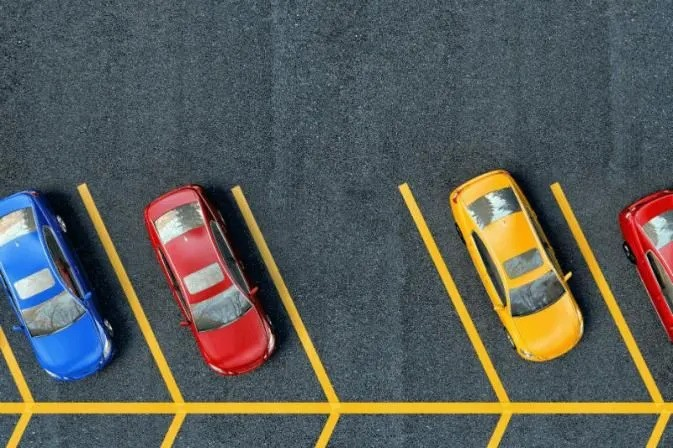
#> input picture please.jpg, 673 x 448 px
$ python app.py
#> lines starting #> are read from the running program, lines starting #| are printed output that depends on the picture; after the words box and inside, x2 and y2 are one past the last pixel; in counts of white or black regions, pixels touching at a corner belong together
import cv2
import pickle
from skimage.feature import hog
from skimage import color
from sklearn.svm import LinearSVC
from sklearn.preprocessing import StandardScaler
from sklearn.pipeline import Pipeline
import numpy as np

with open("model.pkl", "rb") as file:
#> (reads model.pkl from the repository)
    model = pickle.load(file)

def extract_hog(image):
    # Data guaranteed 64x64x3 — just convert to gray, no resize needed
    image = color.rgb2gray(image)
    return hog(
        image,
        orientations=9,
        pixels_per_cell=(8, 8),
        cells_per_block=(2, 2),
        block_norm='L2-Hys'
    )

def sliding_window(image, step_size, window_size=(64, 64)):
    h, w = image.shape[:2]
    for y in range(0, h - window_size[1], step_size):
        for x in range(0, w - window_size[0], step_size):
            yield (x, y, image[y:y + window_size[1], x:x + window_size[0]])

def image_pyramid(image, scale=1.25, min_size=(64, 64)):
    yield image
    while True:
        w = int(image.shape[1] / scale)
        h = int(image.shape[0] / scale)
        if w < min_size[0] or h < min_size[1]:
            break
        image = cv2.resize(image, (w, h))
        yield image

def non_max_suppression(boxes, scores, overlap_thresh=0.15):
    if len(boxes) == 0:
        return []
    boxes  = np.array(boxes,  dtype=np.float32)
    scores = np.array(scores, dtype=np.float32)
    x1, y1, x2, y2 = boxes[:,0], boxes[:,1], boxes[:,2], boxes[:,3]
    areas  = (x2 - x1 + 1) * (y2 - y1 + 1)
    order  = scores.argsort()[::-1]
    keep   = []
    while order.size > 0:
        i = order[0]
        keep.append(i)
        xx1 = np.maximum(x1[i], x1[order[1:]])
        yy1 = np.maximum(y1[i], y1[order[1:]])
        xx2 = np.minimum(x2[i], x2[order[1:]])
        yy2 = np.minimum(y2[i], y2[order[1:]])
        w    = np.maximum(0.0, xx2 - xx1 + 1)
        h    = np.maximum(0.0, yy2 - yy1 + 1)
        overlap = (w * h) / areas[order[1:]]
        order   = order[np.where(overlap <= overlap_thresh)[0] + 1]
    return keep

def detect_and_count(image, model,
                     scale=1.25,
                     step=32,              # FIX 2: was 16, bigger step = less redundancy
                     window=(64, 64),
                     threshold=1.0,        # FIX 4: was 0.5, LinearSVC scores need higher bar
                     overlap_thresh=0.15): # FIX 3: was 0.35, suppress more aggressively

    detections, scores = [], []
    scale_factor = 1.0

    for resized in image_pyramid(image, scale=scale):
        for (x, y, crop) in sliding_window(resized, step, window):
            if crop.shape[:2] != (window[1], window[0]):
                continue

            features = extract_hog(crop).reshape(1, -1)
            score    = model.decision_function(features)[0]

            if score > threshold:
                # FIX 1: was (x * scale_factor) which grows coords — wrong
                # pyramid shrinks image, so coords must scale UP by dividing
                detections.append([
                    int(x / scale_factor),
                    int(y / scale_factor),
                    int((x + window[0]) / scale_factor),
                    int((y + window[1]) / scale_factor)
                ])
                scores.append(score)

        scale_factor /= scale  # FIX 1 cont: track inverse of shrink factor

    keep        = non_max_suppression(detections, scores, overlap_thresh)
    final_boxes = [detections[i] for i in keep]
    return final_boxes, len(final_boxes)


# ── RUN ──────────────────────────────────────────────────────────
image = cv2.imread("please.jpg")
#> image is the input picture: shape (448, 673, 3); mean B, G, R 87.7, 92.1, 89.5
boxes, count = detect_and_count(image, model)
#> the loop in detect_and_count, `for resized in image_pyramid(image, scale=scale):` made 9 passes
#> scale_factor on passes 1 to 9: 0.8, 0.64, 0.512, 0.41, 0.328, 0.262, 0.21, 0.168, 0.134
#> pass 1, in extract_hog, `image = color.rgb2gray(image)`:
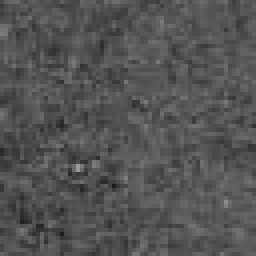
#> image: shape (64, 64) float64 (shown 4 times larger); min 0.107, max 0.609, mean 0.329
#> pass 1, in extract_hog (call 2), `image = color.rgb2gray(image)`:
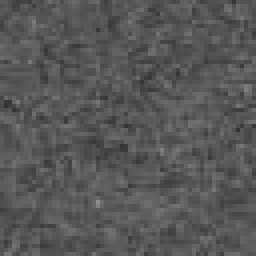
#> image: shape (64, 64) float64 (shown 4 times larger); min 0.204, max 0.558, mean 0.343
#> pass 1, in extract_hog (call 3), `image = color.rgb2gray(image)`:
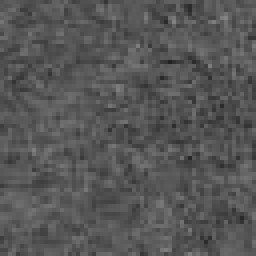
#> image: shape (64, 64) float64 (shown 4 times larger); min 0.137, max 0.519, mean 0.341
#> pass 1, in extract_hog (call 4), `image = color.rgb2gray(image)`:
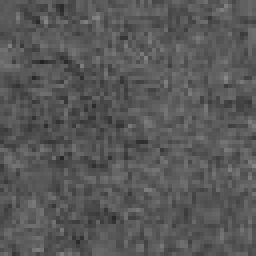
#> image: shape (64, 64) float64 (shown 4 times larger); min 0.137, max 0.535, mean 0.347
#> after the loop in detect_and_count, `for resized in image_pyramid(image, scale=scale):`:
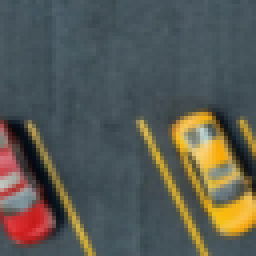
#> crop: shape (64, 64, 3) (shown 4 times larger); mean of channels 0, 1, 2 82.9, 89, 87.7; drawn as B, G, R
#> after the loop in detect_and_count, `for resized in image_pyramid(image, scale=scale):`: detections = [[480, 192, 544, 256], [32, 288, 96, 352], [576, 320, 640, 384], [96, 352, 160, 416], [560, 320, 640, 400], [375, 250, 500, 375]]; scale_factor = 0.134; scores = [5.09, 3.6, 2.1, 2.85, 1.08, 3.95]
#> in non_max_suppression, `boxes  = np.array(boxes,  dtype=np.float32)`: boxes has the same summary as detections in detect_and_count
#> in non_max_suppression, `x1, y1, x2, y2 = boxes[:,0], boxes[:,1], boxes[:,2], boxes[:,3]`: x1 = [480, 32, 576, 96, 560, 375]; y1 = [192, 288, 320, 352, 320, 250]; x2 = [544, 96, 640, 160, 640, 500]; y2 = [256, 352, 384, 416, 400, 375]
#> in non_max_suppression, `areas  = (x2 - x1 + 1) * (y2 - y1 + 1)`: areas = [4225, 4225, 4225, 4225, 6561, 15876]
#> in non_max_suppression, `order  = scores.argsort()[::-1]`: order = [0, 5, 1, 3, 2, 4]
#> the loop in non_max_suppression, `while order.size > 0:` made 5 passes
#> (i, xx1, yy1, xx2, yy2, w, h, overlap) on passes 1, 3: (0, [480, 480, 480, 576, 560], [250, 288, 352, 320, 320], [500, 96, 160, 544, 544], [256, 256, 256, 256, 256], [21, 0, 0, 0, 0], [7, 0, 0, 0, 0], [0.00926, 0, 0, 0, 0]), (1, [96, 576, 560], [352, 320, 320], [96, 96, 96], [352, 352, 352], [1, 0, 0], [1, 33, 33], [0.000237, 0, 0])
#> (i, xx1, yy1, xx2, yy2, h, overlap, order) on passes 2, 4: (5, [375, 375, 576, 560], [288, 352, 320, 320], [96, 160, 500, 500], [352, 375, 375, 375], [65, 24, 56, 56], [0, 0, 0, 0], [1, 3, 2, 4]), (3, [576, 560], [352, 352], [160, 160], [384, 400], [33, 49], [0, 0], [2, 4])
#> after the loop in non_max_suppression, `while order.size > 0:`: keep = [0, 5, 1, 3, 2]; order = empty array
#> in detect_and_count, `keep        = non_max_suppression(detections, scores, overlap_thresh)`: keep = [0, 5, 1, 3, 2]
#> in detect_and_count, `final_boxes = [detections[i] for i in keep]`: final_boxes = [[480, 192, 544, 256], [375, 250, 500, 375], [32, 288, 96, 352], [96, 352, 160, 416], [576, 320, 640, 384]]
#> boxes has the same summary as final_boxes in detect_and_count; count = 5
print(f"Cars detected: {count}")
#| Cars detected: 5

for (x1, y1, x2, y2) in boxes:
    cv2.rectangle(image, (x1, y1), (x2, y2), (0, 255, 0), 2)
#> this loop made 5 passes
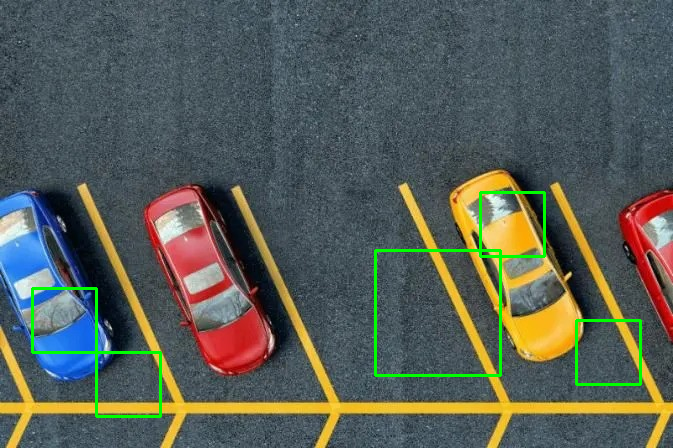
#> image: shape (448, 673, 3); 1.5% of pixels changed, all inside (x1, y1, x2, y2) = (31, 191, 642, 418)
cv2.putText(image, f"Count: {count}", (10, 30),
            cv2.FONT_HERSHEY_SIMPLEX, 1, (0, 0, 255), 2)
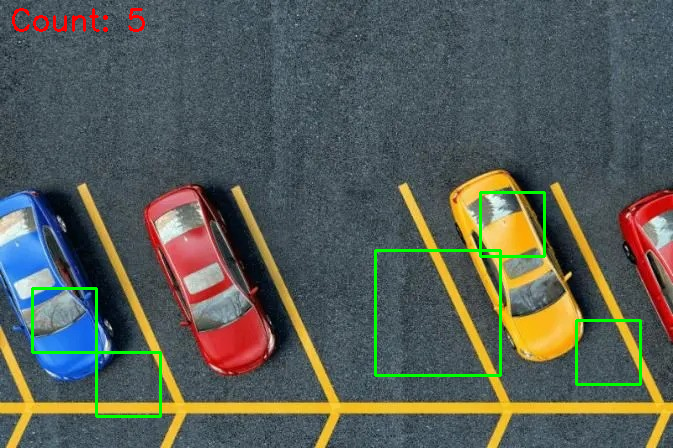
#> image: shape (448, 673, 3); 0.27% of pixels changed, all inside (x1, y1, x2, y2) = (12, 8, 145, 32)
cv2.imshow("Detections", image)
cv2.waitKey(0)
